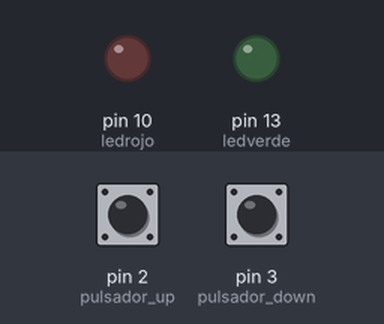
The sketch below on a simulated Arduino Uno, built with avr-gcc and run on an emulated ATmega328P. Shown: output pins drawn as LEDs (lit = HIGH). The test bench sets the inputs (shaded band); at power-on: pin 2 (pulsador_up) LOW, pin 3 (pulsador_down) LOW.

Above: at 1.2 s.
1.3 s: pin 2 (pulsador_up) pulled HIGH for 0.15 s
At 1.37 s:
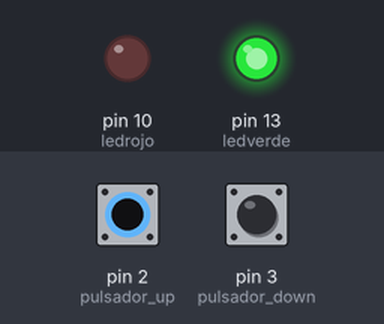
2.9 s: pin 3 (pulsador_down) pulled HIGH for 0.15 s
At 2.97 s:
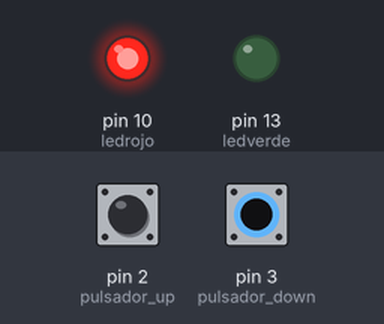
4.5 s: pin 3 (pulsador_down) pulled HIGH for 3.2 s
At 8.0 s:
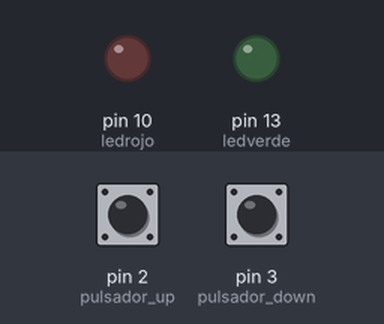
9.2 s: pin 2 (pulsador_up) pulled HIGH for 3.2 s
At 10.4 s:
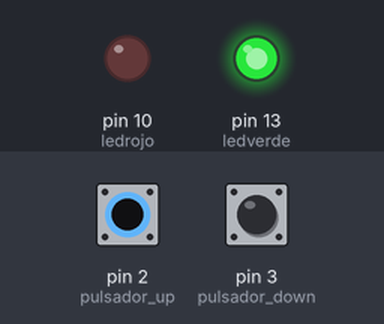
Timing chart, 0 to 13.9 s (numbered marks = the images above; inputs shaded):
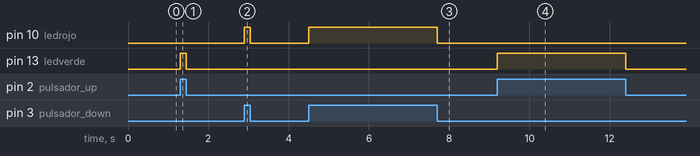

The sketch:

004_Pulsadores.ino
```cpp
/**********************************************************************************
**                                                                               **
**                               Samuel Call Ramos                               **
**                                  22/11/2023                                   **
**          Si pulsamos el pulsador 1(Up), el led verde se enciende.             **
**          En caso de que pulsemos el pulsador 2(Down), el led rojo se enciende **
**                                                                               **
**                                                                               **
**********************************************************************************/

//********** Includes *************************************************************
const int pulsador_up = 2;
const int pulsador_down = 3;
const int ledrojo = 10;
const int ledverde = 13;
int estado_pulsador_up;
int estado_pulsador_down;
//********** Variables ************************************************************

//********** Setup ****************************************************************
void setup()
{
  pinMode(ledverde, OUTPUT);
  pinMode(ledrojo, OUTPUT);
  pinMode(pulsador_up, INPUT);
  pinMode(pulsador_down, INPUT);
}

//********** Loop *****************************************************************
void loop()
{
  estado_pulsador_up=digitalRead(pulsador_up);
  estado_pulsador_down=digitalRead(pulsador_down);
  if(estado_pulsador_down==1)
  {
    digitalWrite(ledrojo,HIGH);
    digitalWrite(ledverde,LOW);
  }
  else if(estado_pulsador_up==1)
  {
    digitalWrite(ledrojo,LOW);
    digitalWrite(ledverde,HIGH);
  }
  else
  {
    digitalWrite(ledrojo,LOW);
    digitalWrite(ledverde,LOW);
  }
}
//********** Funcions *************************************************************
```

Measured:
- after the input at 1.3 s, pin 13 (ledverde): LOW → HIGH at once, → LOW 0.15 s later
- after the input at 2.9 s, pin 10 (ledrojo): LOW → HIGH at once, → LOW 0.15 s later
- after the input at 4.5 s, pin 10 (ledrojo): LOW → HIGH at once, → LOW 3.2 s later
- after the input at 9.2 s, pin 13 (ledverde): LOW → HIGH at once, → LOW 3.2 s later
